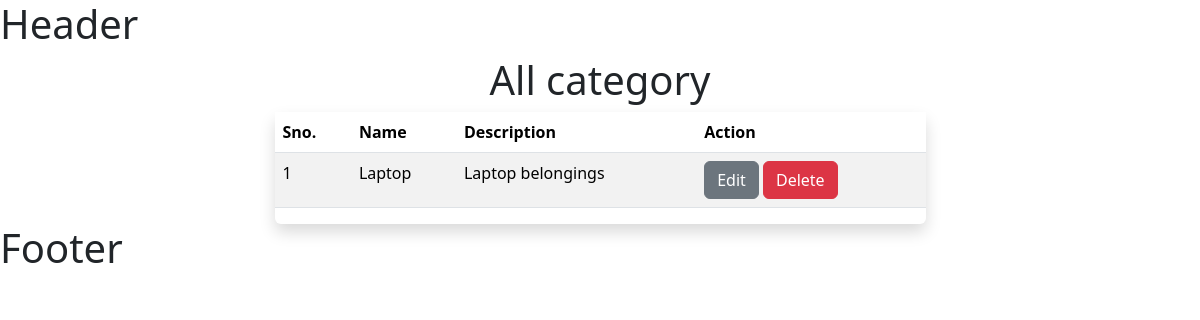
The page /allcategory on the database as committed earlier.
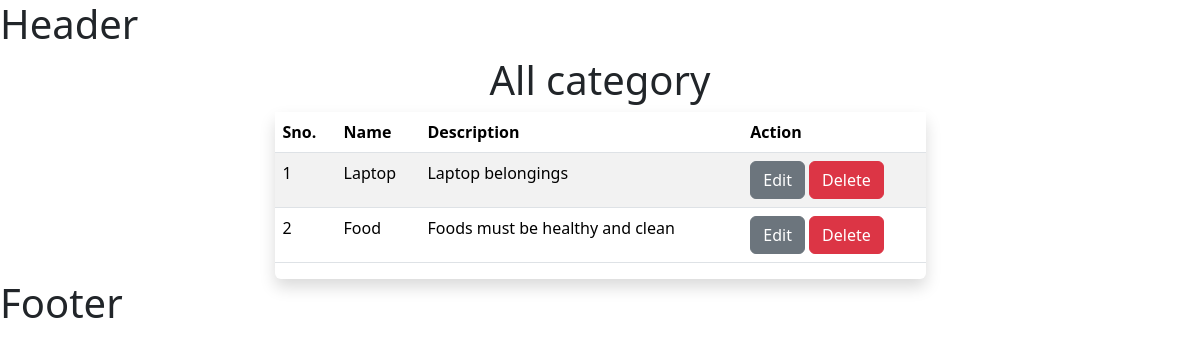
The same page on the database as committed later.
### products/models.py (models this page shows, shortened)
class Setting(models.Model):
  title=models.CharField(max_length=200)
  favicon=models.CharField(max_length=500)
  logo=models.CharField(max_length=500)
  contact=models.IntegerField()
  email=models.EmailField(max_length=200)
  address=models.CharField(max_length=200)
  description=models.CharField(max_length=1000,null=True,blank=True)
  created_at=models.DateTimeField(auto_now_add=True)

class Category(models.Model):
  name=models.CharField(max_length=200,null=True)
  description=models.TextField(max_length=1000,blank=True)
  created_at=models.DateTimeField(auto_now_add=True,null=True)

### products/views.py (the view)
# urls.py: path('allcategory',allCategory),
def allCategory(request):
    context={
        'category':Category.objects.all()
    }
    return render(request,'pages/allcategory.html',context)

### products/general.py (called while the page is built)
def setting(request):
  data=Setting.objects.all()  # get all  from settings
  context={
    'data':data  # pass data to template
  }
  return context

### products/templates/pages/allcategory.html (shortened to what this page needs)
{% extends "layout.html" %}
{% block main-content %}
    <div class="container">
      <h1 class="text-center">All category</h1>
      <div class="d-flex justify-content-center">
        <div class="col-md-7 rounded shadow">
          <table class="table table-border table-striped">
            <thead>
              <tr>
              <th>Sno.</th>
              <th>Name</th>
              <th>Description</th>
              <th>Action</th>
              </tr>
            </thead>
            <tbody>
              {% for data in category %}
              <tr>
                <td>{{forloop.counter}}</td>
                <td>{{data.name}}</td>
                <td>{{data.description}}</td>
                <td>
                  <a href=""><button class="btn btn-secondary">Edit</button></a>
                  <a href="/deletecategory/{{data.id}}" onclick="return confirm('Are you sure you want to delete')"><button class="btn btn-danger">Delete</button></a>
                </td>
              </tr>
              {% endfor %}
            </tbody>
          </table>
        </div>
      </div>
      </div>
{% endblock  %}

### templates/layout.html (shortened to what this page needs)
<!DOCTYPE html>
<html lang="en">
  {% for d in data %}
  <head>
    <link
      href="https://cdn.jsdelivr.net/npm/bootstrap@5.3.3/dist/css/bootstrap.min.css"
      rel="stylesheet"
    />
  </head>
  <body>
    <header>
      <h1>Header</h1>
    </header>
    {% block main-content %} {% endblock %}
    <footer>
      <h1>Footer</h1>
    </footer>
  </body>
  {% endfor %}
</html>

Rows that differ between the two databases and show on the page:
added Category: name "Food", description "Foods must be healthy and clean"
